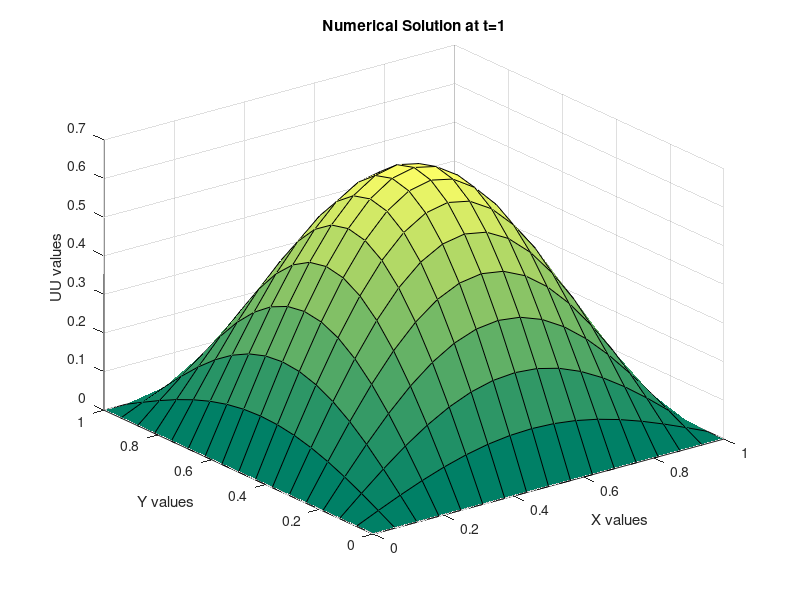
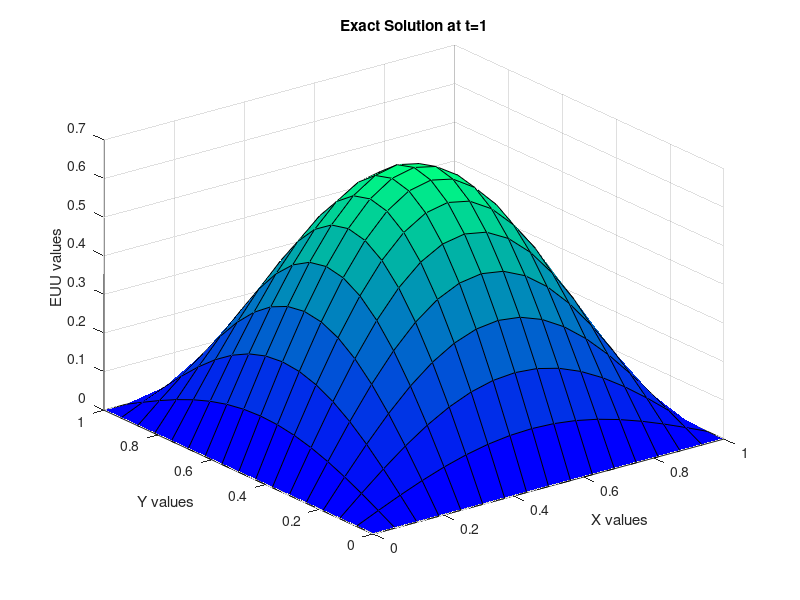

MATLAB code for these plots, in order:
%--------------------------------
%Name= Kshitij Bahukhandi
%Roll NO.= SAU/AM(M)/2022/06
%LAB:- 25
%SOUTH ASIAN UNIVERSITY
% Numerical Solution of 3D Wave Equation - ADI Method of O(k4+h4)
% Utt=Uxx+Uyy+Uzz %U=cos(sqrt(3)*pi*t)*sin(pi*x)*sin(pi*y)*sin(pi*z)
%-----------------------------
  clear all;  % clear all variables in memory
  P=0.4;
  P0=(1-P*P)/12;
  LL=16;          % LL=16, LL=32, Ll=64
  MM=LL;
  NN=LL;
  JJ=40;  % JJ=20, JJ=40, JJ=80,  %Solution at t=1 
  H=1.0/LL;
  K=P*H;
  disp('Numerical Solution of 3D Wave Equation - ADI Method');
  disp('    ');
  fprintf('LL=%4.2f, K=%6.4f, P=%6.2f \n',LL,K,P);
  disp('  ');
  % Dimensions
  X=zeros(1,LL+1);Y=zeros(1,MM+1);Z=zeros(1,NN+1); T=zeros(1,JJ+1);
  SUB=zeros(1,LL+1);DIAG=zeros(1,LL+1);SUP=zeros(1,LL+1);RH=zeros(1,LL+1);
  U=zeros(LL+1,MM+1,NN+1,JJ+1);EU=zeros(LL+1,MM+1,NN+1,JJ+1);
  US=zeros(LL+1,MM+1,NN+1);USS=zeros(LL+1,MM+1,NN+1);
  F=zeros(LL+1,MM+1,NN+1,JJ+1);NU=zeros(LL+1,MM+1,NN+1,JJ+1);
  % Formation of Nodal Points
    for L=1:LL+1
        for M=1:MM+1
            for N=1:NN+1
                for J=1:JJ+1
                    X(L)=(L-1)*H;
                    Y(M)=(M-1)*H;
                    Z(N)=(N-1)*H;
                    T(J)=(J-1)*K;
                end
            end
        end      
    end 
    % Exact Solution & RHS function
    for L=1:LL+1
        for M=1:MM+1
            for N=1:NN+1
                for J=1:JJ+1
   EU(L,M,N,J)=cos(sqrt(3)*pi*T(J))*sin(pi*X(L))*sin(pi*Y(M))*sin(pi*Z(N));
                end
            end
        end
    end
    % Initial conditions
    for L=1:LL+1
        for M=1:MM+1
            for N=1:NN+1
                U(L,M,N,1)=EU(L,M,N,1);
                U(L,M,N,2)=EU(L,M,N,2);
               NU(L,M,N,1)=EU(L,M,N,1);
               NU(L,M,N,2)=EU(L,M,N,2);
            end
        end
    end
    %  Solution at advanced time level
     tic  % CPU time starts
    for J=2:JJ
       % Lee's ADI Method
          % Boundary conditions
        for L=1:LL+1
            for M=1:MM+1
                for N=1:NN+1
                    U(1,M,N,3)=EU(1,M,N,J+1);
                    U(LL+1,M,N,3)=EU(LL+1,M,N,J+1); 
                    U(L,1,N,3)=EU(L,1,N,J+1);
                    U(L,MM+1,N,3)=EU(L,MM+1,N,J+1);
                    U(L,M,1,3)=EU(L,M,1,J+1);
                    U(L,M,NN+1,3)=EU(L,M,NN+1,J+1);
                end
            end
        end
       % Second Intermediate Boundary Conditions for US
       for L=2:LL 
           for M=1:MM:MM+1
               for N=2:NN
                   U0=U(L,M,N,3);
                   U1=U(L+1,M,N,3);
                   U2=U(L-1,M,N,3);
                   R0=U(L,M,N,2);
                   R1=U(L+1,M,N,2);
                   R2=U(L-1,M,N,2);
                   S0=U(L,M,N,1);
                   S1=U(L+1,M,N,1);
                   S2=U(L-1,M,N,1);
                   T20=U0-2*R0+S0;
                   U20=U1+U2-2*U0;
                   R20=R1+R2-2*R0;
                   S20=S1+S2-2*S0;
                   US(L,M,N)=T20+P0*(U20-2*R20+S20);
               end
           end
       end 
       % First Intermediate Boundary Conditions for USS
       for L=2:LL
           for M=2:MM   
           for N=1:NN:NN+1
               USS(L,M,N)=P0*US(L,M-1,N)+(1-2*P0)*US(L,M,N)+P0*US(L,M+1,N);
           end
           end
       end 
       % Solution at First Intermediate Step
       for L=2:LL
           for M=2:MM
               for N=2:NN
                   R0=U(L,M,N,2);
                   R1=U(L+1,M,N,2);
                   R2=U(L-1,M,N,2);
                   R3=U(L,M+1,N,2);
                   R4=U(L,M-1,N,2);
                   R5=U(L,M,N+1,2);
                   R6=U(L,M,N-1,2);
                   R7=U(L+1,M+1,N,2);
                   R8=U(L+1,M-1,N,2);
                   R9=U(L-1,M+1,N,2);
                   R10=U(L-1,M-1,N,2);
                   R11=U(L,M+1,N+1,2);
                   R12=U(L,M+1,N-1,2);
                   R13=U(L,M-1,N+1,2);
                   R14=U(L,M-1,N-1,2);
                   R15=U(L+1,M,N+1,2);
                   R16=U(L+1,M,N-1,2);
                   R17=U(L-1,M,N+1,2);
                   R18=U(L-1,M,N-1,2);
                   R20=R1+R2-2*R0;
                   R21=R3+R4-2*R0;
                   R22=R5+R6-2*R0;
                   R23=(R7+R8+R9+R10-2*(R1+R2+R3+R4)+4*R0)/6;
                   R24=(R11+R12+R13+R14-2*(R3+R4+R5+R6)+4*R0)/6;
                   R25=(R15+R16+R17+R18-2*(R1+R2+R5+R6)+4*R0)/6;
                   SUB(N)=P0;
                   DIAG(N)=1-2*P0;
                   SUP(N)=P0;
                   RH(N)=P*P*(R20+R21+R22+R23+R24+R25);
               end     
                   RH(2)=RH(2)-SUB(2)*USS(L,M,1);
                   RH(NN)=RH(NN)-SUP(NN)*USS(L,M,NN+1);
                   SUB(2)=0.0;
                   SUP(NN)=0.0;
       % Tri-diagonal solver
                   SUP(2)=SUP(2)/DIAG(2);
                   RH(2)=RH(2)/DIAG(2);
               for N=3:NN-1
                   SUP(N)=SUP(N)/(DIAG(N)-SUB(N)*SUP(N-1));
               end
               for N=3:NN
                   RH(N)=(RH(N)-SUB(N)*RH(N-1))/(DIAG(N)-SUB(N)*SUP(N-1));
               end
                   USS(L,M,NN)=RH(NN);
               for N=2:NN-1
                   USS(L,M,NN-N+1)=RH(NN-N+1)-SUP(NN-N+1)*USS(L,M,NN-N+2);
               end
           end
       end
       % Solution at Second Intermediate Step
       for L=2:LL
           for N=2:NN
               for M=2:MM
                   SUB(M)=P0;
                   DIAG(M)=1-2*P0;
                   SUP(M)=P0;
                   RH(M)=USS(L,M,N);
               end     
                   RH(2)=RH(2)-SUB(2)*US(L,1,N);
                   RH(MM)=RH(MM)-SUP(MM)*US(L,MM+1,N);
                   SUB(2)=0.0;
                   SUP(MM)=0.0;
       % Tri-diagonal solver
                   SUP(2)=SUP(2)/DIAG(2);
                   RH(2)=RH(2)/DIAG(2);
               for M=3:MM-1
                   SUP(M)=SUP(M)/(DIAG(M)-SUB(M)*SUP(M-1));
               end
               for M=3:MM
                   RH(M)=(RH(M)-SUB(M)*RH(M-1))/(DIAG(M)-SUB(M)*SUP(M-1));
               end
                   US(L,MM,N)=RH(MM);
               for M=2:MM-1
                   US(L,MM-M+1,N)=RH(MM-M+1)-SUP(MM-M+1)*US(L,MM-M+2,N);
               end
           end
       end
       % Solution at Main Time Step
       for M=2:MM
           for N=2:NN
               for L=2:LL
                   R0=U(L,M,N,2);
                   R1=U(L+1,M,N,2);
                   R2=U(L-1,M,N,2);
                   S0=U(L,M,N,1);
                   S1=U(L+1,M,N,1);
                   S2=U(L-1,M,N,1);
                   R20=R1+R2-2*R0;
                   S20=S1+S2-2*S0;
                   SUB(L)=P0;
                   DIAG(L)=1-2*P0;
                   SUP(L)=P0;
                   RH(L)=US(L,M,N)+2*R0-S0+P0*(2*R20-S20);
               end
                   RH(2)=RH(2)-SUB(2)*U(1,M,N,3);
                   RH(LL)=RH(LL)-SUP(LL)*U(LL+1,M,N,3);
                   SUB(2)=0.0;
                   SUP(LL)=0.0;
       % Tri-diagonal solver
                   SUP(2)=SUP(2)/DIAG(2);
                   RH(2)=RH(2)/DIAG(2);
               for L=3:LL-1
                   SUP(L)=SUP(L)/(DIAG(L)-SUB(L)*SUP(L-1));
               end
              for L=3:LL
                  RH(L)=(RH(L)-SUB(L)*RH(L-1))/(DIAG(L)-SUB(L)*SUP(L-1));
              end
                  U(LL,M,N,3)=RH(LL);
              for L=2:LL-1
                U(LL-L+1,M,N,3)=RH(LL-L+1)-SUP(LL-L+1)*U(LL-L+2,M,N,3);
              end
           end
       end
       %  Num Solution
       for L=1:LL+1
           for M=1:MM+1
               for N=1:NN+1
                   NU(L,M,N,J+1)=U(L,M,N,3);
               end
           end
       end
  % Calculate Errors
               MAU=0.0;
               RMU=0.0;
        for L=2:LL
            for M=2:MM
                for N=2:NN
                    ERU=abs(NU(L,M,N,J+1)-EU(L,M,N,J+1));
                    RMU=RMU+ERU^2;
                    if MAU<=ERU, MAU=ERU; end
                end
            end
        end
                RMU=sqrt(RMU/((LL-1)*(MM-1)*(NN-1)));
     % Print errors
       fprintf('T=%6.4f,MAU=%10.4e, RMU=%10.4e\n',J*K,MAU,RMU);
      % Set New Initial Conditions
      for L=1:LL+1
          for M=1:MM+1
              for N=1:NN+1
                  U(L,M,N,1)=U(L,M,N,2);
                  U(L,M,N,2)=U(L,M,N,3);
              end
          end
      end
    end
  disp('  ');
   toc  % CPU time ends
    % Plot the results at t=1 and z=0.5
    NNN=0.5*NN+1;
  for L=1:LL+1
      for M=1:MM+1
        UU(L,M)=NU(L,M,NNN,JJ+1);
       EUU(L,M)=cos(sqrt(3)*pi)*sin(pi*X(L))*sin(pi*Y(M))*sin(pi*Z(NNN));
      end
  end
  figure (1);
  colormap summer;
  surf(X,Y,UU);
  xlabel('X values');
  ylabel('Y values');
  zlabel('UU values');
  title('Numerical Solution at t=1')
  figure (2);
  colormap winter;
  surf(X,Y,EUU);
  xlabel('X values');
  ylabel('Y values');
  zlabel('EUU values');
  title('Exact Solution at t=1')

     
         
       
        
